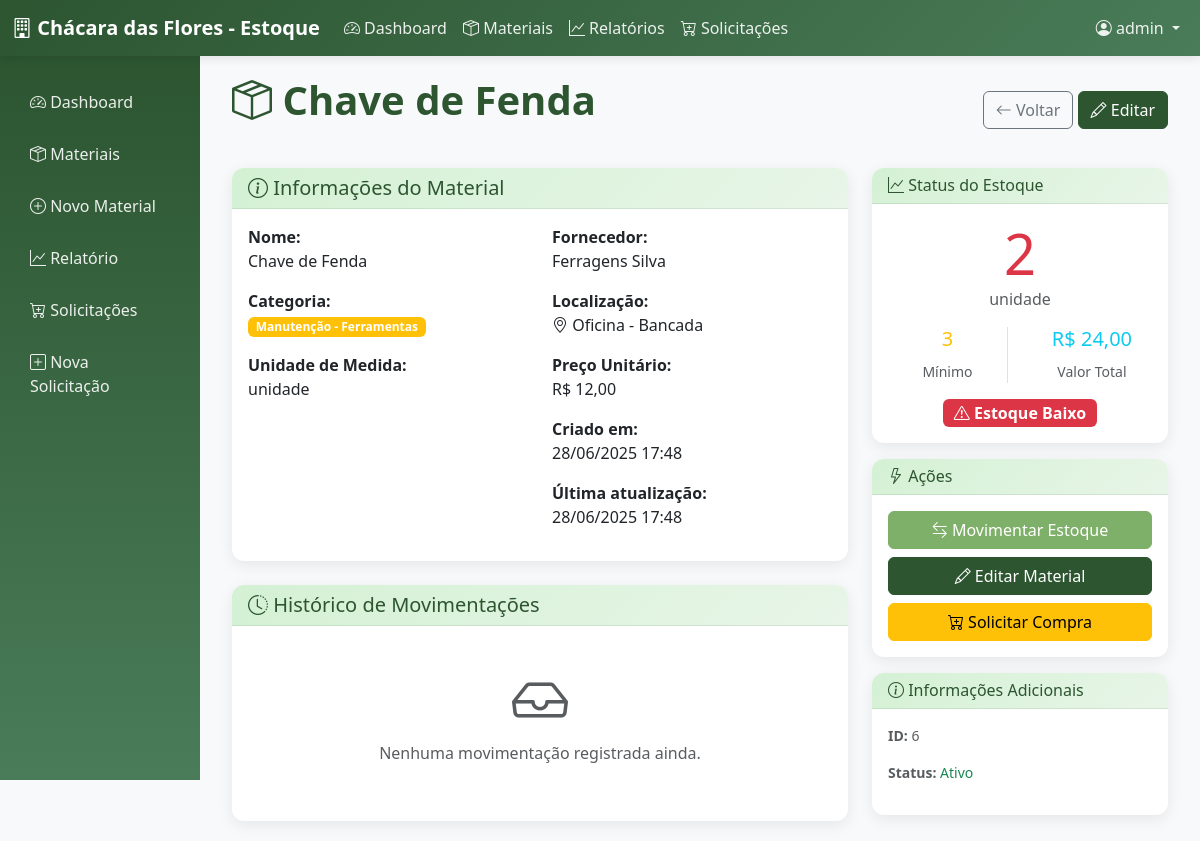
The page /materiais/6/ (signed in) on the database its author committed.
### materiais/models.py (models this page shows, shortened)
class Material(models.Model):
    nome = models.CharField(max_length=200)
    categoria = models.ForeignKey(Categoria, on_delete=models.CASCADE, related_name='materiais')
    descricao = models.TextField(blank=True, null=True)
    unidade_medida = models.CharField(max_length=20, default='unidade')
    quantidade_atual = models.PositiveIntegerField(default=0)
    reservado = models.PositiveIntegerField(default=0)  # 🔥 Novo campo
    quantidade_minima = models.PositiveIntegerField(default=5)
    preco_unitario = models.DecimalField(max_digits=10, decimal_places=2, null=True, blank=True)
    fornecedor = models.CharField(max_length=200, blank=True, null=True)
    localizacao = models.CharField(max_length=100, blank=True, null=True)
    ativo = models.BooleanField(default=True)
    criado_em = models.DateTimeField(auto_now_add=True)
    atualizado_em = models.DateTimeField(auto_now=True)
    class Meta:
        verbose_name = 'Material'
        verbose_name_plural = 'Materiais'
        ordering = ['categoria', 'nome']
    @property
    def estoque_baixo(self):
        return self.quantidade_atual <= self.quantidade_minima
    @property
    def valor_total_estoque(self):
        if self.preco_unitario:
            return self.quantidade_atual * self.preco_unitario
        return 0

class Categoria(models.Model):
    TIPOS_CATEGORIA = [
        ('escritorio', 'Escritório'),
        ('limpeza', 'Limpeza'),
        ('manutencao', 'Manutenção'),
    ]
    nome = models.CharField(max_length=100, unique=True)
    tipo = models.CharField(max_length=20, choices=TIPOS_CATEGORIA)
    descricao = models.TextField(blank=True, null=True)
    criado_em = models.DateTimeField(auto_now_add=True)
    class Meta:
        verbose_name = 'Categoria'
        verbose_name_plural = 'Categorias'
        ordering = ['tipo', 'nome']
    def __str__(self):
        return f"{self.get_tipo_display()} - {self.nome}"

### materiais/views.py (the view)
# urls.py: path('materiais/<int:material_id>/', views.detalhe_material, name='detalhe_material'),
@login_required
def detalhe_material(request, material_id):
    material = get_object_or_404(Material, id=material_id, ativo=True)
    movimentacoes = material.movimentacoes.order_by('-data_movimentacao')[:20]
    context = {
        'material': material,
        'movimentacoes': movimentacoes,
    }
    return render(request, 'materiais/detalhe_material.html', context)

### materiais/templates/materiais/detalhe_material.html (shortened to what this page needs)
{% extends 'materiais/base.html' %}
{% block content %}
<div class="d-flex justify-content-between align-items-center mb-4">
    <h1 class="page-title">
        <i class="bi bi-box-seam"></i> {{ material.nome }}
    </h1>
    <div>
        <a href="{% url 'lista_materiais' %}" class="btn btn-outline-secondary">
            <i class="bi bi-arrow-left"></i> Voltar
        </a>
        <a href="{% url 'editar_material' material.id %}" class="btn btn-primary">
            <i class="bi bi-pencil"></i> Editar
        </a>
    </div>
</div>
<div class="row">
    <div class="col-md-8">
        <div class="card">
            <div class="card-header">
                <h5 class="mb-0">
                    <i class="bi bi-info-circle"></i> Informações do Material
                </h5>
            </div>
            <div class="card-body">
                <div class="row">
                    <div class="col-md-6">
                        <p><strong>Nome:</strong><br>{{ material.nome }}</p>
                        <p><strong>Categoria:</strong><br>
                            <span class="badge" style="background-color:
                                {% if material.categoria.tipo == 'escritorio' %}#007bff
                                {% elif material.categoria.tipo == 'limpeza' %}#28a745
                                {% else %}#ffc107{% endif %};">
                                {{ material.categoria }}
                            </span>
                        </p>
                        <p><strong>Unidade de Medida:</strong><br>{{ material.unidade_medida }}</p>
                    </div>
                    <div class="col-md-6">
                        {% if material.fornecedor %}
                            <p><strong>Fornecedor:</strong><br>{{ material.fornecedor }}</p>
                        {% endif %}
                        {% if material.localizacao %}
                            <p><strong>Localização:</strong><br>
                                <i class="bi bi-geo-alt"></i> {{ material.localizacao }}
                            </p>
                        {% endif %}
                        {% if material.preco_unitario %}
                            <p><strong>Preço Unitário:</strong><br>R$ {{ material.preco_unitario|floatformat:2 }}</p>
                        {% endif %}
                        <p><strong>Criado em:</strong><br>{{ material.criado_em|date:"d/m/Y H:i" }}</p>
                        <p><strong>Última atualização:</strong><br>{{ material.atualizado_em|date:"d/m/Y H:i" }}</p>
                    </div>
                </div>
            </div>
        </div>
        <div class="card mt-4">
            <div class="card-header">
                <h5 class="mb-0">
                    <i class="bi bi-clock-history"></i> Histórico de Movimentações
                </h5>
            </div>
            <div class="card-body">
                {% if movimentacoes %}
                    <div class="table-responsive">
                        <table class="table table-sm">
                            <thead>
                                <tr>
                                    <th>Data</th>
                                    <th>Tipo</th>
                                    <th>Quantidade</th>
                                    <th>Anterior</th>
                                    <th>Nova</th>
                                    <th>Motivo</th>
                                    <th>Usuário</th>
                                </tr>
                            </thead>
                            <tbody>
                                {% for mov in movimentacoes %}
                                <tr>
                                    <td>{{ mov.data_movimentacao|date:"d/m/Y H:i" }}</td>
                                    <td>
                                        {% if mov.tipo == 'entrada' %}
                                            <span class="badge bg-success">
                                                <i class="bi bi-arrow-up"></i> Entrada
                                            </span>
                                        {% elif mov.tipo == 'saida' %}
                                            <span class="badge bg-danger">
                                                <i class="bi bi-arrow-down"></i> Saída
                                            </span>
                                        {% else %}
                                            <span class="badge bg-info">
                                                <i class="bi bi-arrow-repeat"></i> Ajuste
                                            </span>
                                        {% endif %}
                                    </td>
                                    <td>
                                        {% if mov.tipo == 'entrada' %}+{% elif mov.tipo == 'saida' %}-{% endif %}{{ mov.quantidade }}
                                    </td>
                                    <td>{{ mov.quantidade_anterior }}</td>
                                    <td>{{ mov.quantidade_nova }}</td>
                                    <td>{{ mov.motivo }}</td>
                                    <td>{{ mov.usuario.username }}</td>
                                </tr>
                                {% endfor %}
                            </tbody>
                        </table>
                    </div>
                {% else %}
                    <div class="text-center py-4">
                        <i class="bi bi-inbox display-4 text-muted"></i>
                        <p class="mt-2 text-muted">Nenhuma movimentação registrada ainda.</p>
                    </div>
                {% endif %}
            </div>
        </div>
    </div>
    <div class="col-md-4">
        <div class="card">
            <div class="card-header">
                <h6 class="mb-0">
                    <i class="bi bi-graph-up"></i> Status do Estoque
                </h6>
            </div>
            <div class="card-body text-center">
                <div class="mb-3">
                    <div class="display-4 {% if material.estoque_baixo %}text-danger{% else %}text-success{% endif %}">
                        {{ material.quantidade_atual }}
                    </div>
                    <p class="text-muted mb-0">{{ material.unidade_medida }}</p>
                </div>
                <div class="row text-center">
                    <div class="col-6">
                        <div class="border-end">
                            <div class="h5 text-warning">{{ material.quantidade_minima }}</div>
                            <small class="text-muted">Mínimo</small>
                        </div>
                    </div>
                    <div class="col-6">
                        {% if material.preco_unitario %}
                            <div class="h5 text-info">R$ {{ material.valor_total_estoque|floatformat:2 }}</div>
                            <small class="text-muted">Valor Total</small>
                        {% else %}
                            <div class="h5 text-muted">-</div>
                            <small class="text-muted">Sem preço</small>
                        {% endif %}
                    </div>
                </div>
                <div class="mt-3">
                    {% if material.estoque_baixo %}
                        <span class="badge badge-estoque-baixo fs-6">
                            <i class="bi bi-exclamation-triangle"></i> Estoque Baixo
                        </span>
                    {% else %}
                        <span class="badge badge-estoque-ok fs-6">
                            <i class="bi bi-check-circle"></i> Estoque OK
                        </span>
                    {% endif %}
                </div>
            </div>
        </div>
        <div class="card mt-3">
            <div class="card-header">
                <h6 class="mb-0">
                    <i class="bi bi-lightning"></i> Ações
                </h6>
            </div>
            <div class="card-body">
                <div class="d-grid gap-2">
                    <a href="{% url 'movimentar_estoque' material.id %}" class="btn btn-success">
                        <i class="bi bi-arrow-left-right"></i> Movimentar Estoque
                    </a>
                    <a href="{% url 'editar_material' material.id %}" class="btn btn-primary">
                        <i class="bi bi-pencil"></i> Editar Material
                    </a>
                    <a href="{% url 'nova_solicitacao_compra' %}?material={{ material.id }}" class="btn btn-warning">
                        <i class="bi bi-cart-plus"></i> Solicitar Compra
                    </a>
                </div>
            </div>
        </div>
        <div class="card mt-3">
            <div class="card-header">
                <h6 class="mb-0">
                    <i class="bi bi-info-circle"></i> Informações Adicionais
                </h6>
            </div>
            <div class="card-body">
                <small class="text-muted">
                    <p><strong>ID:</strong> {{ material.id }}</p>
                    <p><strong>Status:</strong>
                        {% if material.ativo %}
                            <span class="text-success">Ativo</span>
                        {% else %}
                            <span class="text-danger">Inativo</span>
                        {% endif %}
                    </p>
                </small>
            </div>
        </div>
    </div>
</div>
{% endblock %}

### materiais/templates/materiais/base.html (shortened to what this page needs)
<!DOCTYPE html>
<html lang="pt-BR">
<head>
    <link href="https://cdn.jsdelivr.net/npm/bootstrap@5.3.0/dist/css/bootstrap.min.css" rel="stylesheet">
    <link href="https://cdn.jsdelivr.net/npm/bootstrap-icons@1.10.0/font/bootstrap-icons.css" rel="stylesheet">
</head>
<body>
    <nav class="navbar navbar-expand-lg navbar-custom">
        <div class="container-fluid">
            <a class="navbar-brand" href="{% url 'dashboard' %}">
                <i class="bi bi-building"></i>
                Chácara das Flores - Estoque
            </a>
            {% if user.is_authenticated %}
            <div class="collapse navbar-collapse" id="navbarNav">
                <ul class="navbar-nav me-auto">
                    <li class="nav-item">
                        <a class="nav-link" href="{% url 'dashboard' %}">
                            <i class="bi bi-speedometer2"></i> Dashboard
                        </a>
                    </li>
                    <li class="nav-item">
                        <a class="nav-link" href="{% url 'lista_materiais' %}">
                            <i class="bi bi-box-seam"></i> Materiais
                        </a>
                    </li>
                    <li class="nav-item">
                        <a class="nav-link" href="{% url 'relatorio_estoque' %}">
                            <i class="bi bi-graph-up"></i> Relatórios
                        </a>
                    </li>
                    <li class="nav-item">
                        <a class="nav-link" href="{% url 'solicitacoes_compra' %}">
                            <i class="bi bi-cart-plus"></i> Solicitações
                        </a>
                    </li>
                </ul>
                <ul class="navbar-nav">
                    <li class="nav-item dropdown">
                        <a class="nav-link dropdown-toggle" href="#" role="button" data-bs-toggle="dropdown">
                            <i class="bi bi-person-circle"></i> {{ user.username }}
                        </a>
                    </li>
                </ul>
            </div>
            {% endif %}
        </div>
    </nav>
    <div class="container-fluid">
        <div class="row">
            {% if user.is_authenticated %}
            <div class="col-md-2 p-0">
                <div class="sidebar">
                    <nav class="nav flex-column">
                        <a class="nav-link" href="{% url 'dashboard' %}">
                            <i class="bi bi-speedometer2"></i> Dashboard
                        </a>
                        <a class="nav-link" href="{% url 'lista_materiais' %}">
                            <i class="bi bi-box-seam"></i> Materiais
                        </a>
                        <a class="nav-link" href="{% url 'adicionar_material' %}">
                            <i class="bi bi-plus-circle"></i> Novo Material
                        </a>
                        <a class="nav-link" href="{% url 'relatorio_estoque' %}">
                            <i class="bi bi-graph-up"></i> Relatório
                        </a>
                        <a class="nav-link" href="{% url 'solicitacoes_compra' %}">
                            <i class="bi bi-cart-plus"></i> Solicitações
                        </a>
                        <a class="nav-link" href="{% url 'nova_solicitacao_compra' %}">
                            <i class="bi bi-plus-square"></i> Nova Solicitação
                        </a>
                    </nav>
                </div>
            </div>
            <div class="col-md-10">
                <div class="content-wrapper">
                    {% block content %}{% endblock %}
                </div>
            </div>
            {% else %}
            <div class="col-12">
                {% block login_content %}{% endblock %}
            </div>
            {% endif %}
        </div>
    </div>
</body>
</html>

### rows shown on the page
Material: nome "Chave de Fenda", categoria "Manutenção - Ferramentas", unidade_medida "unidade", fornecedor "Ferragens Silva", localizacao "Oficina - Bancada", preco_unitario "12,00", criado_em "28/06/2025 17:48", atualizado_em "28/06/2025 17:48", quantidade_atual "2", quantidade_minima "3", valor_total_estoque "24,00", id "6"

### other values the page prints
{{ user.username }} "admin"
